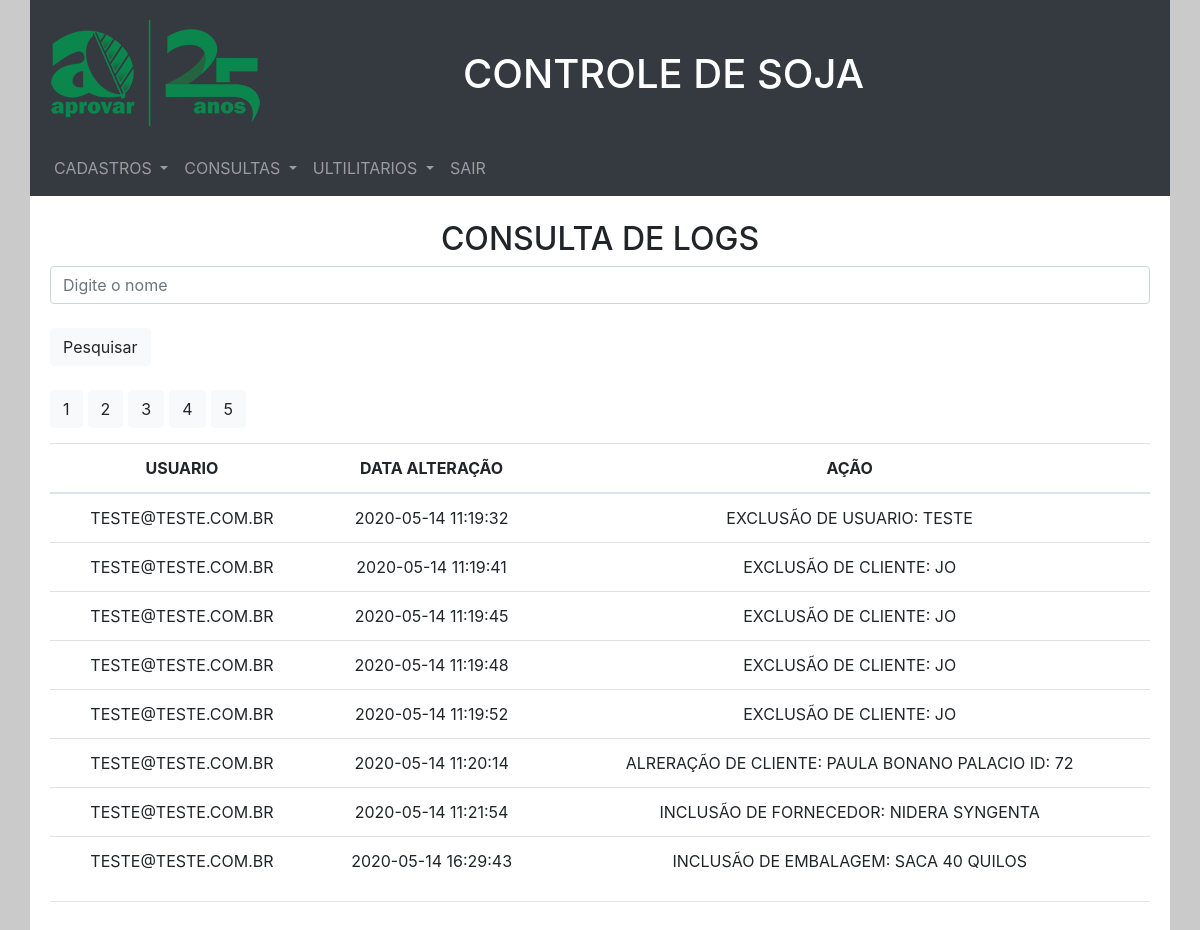
The page /crud-master/log_Consultar.php (signed in) on the database its author committed.
### tables this page shows
CREATE TABLE IF NOT EXISTS `historico` (
  `id` int(10) NOT NULL AUTO_INCREMENT,
  `usuario` varchar(100) NOT NULL,
  `data_acao` datetime NOT NULL,
  `acao` varchar(100) DEFAULT NULL,
  PRIMARY KEY (`id`)
);

### crud-master/log_Consultar.php (the view, shortened to what this page needs)
<?php
require("conn.php");
require_once "classes/log.class.php";
$log = new log($pdo);
?>
<!DOCTYPE html>
<html lang="pt-br">
<head>
    <link rel="stylesheet" href="https://stackpath.bootstrapcdn.com/bootstrap/4.3.1/css/bootstrap.min.css">
    <link rel="stylesheet" href="css/geral.css">
</head>
<body>
    <div class="container">
    <header>
            <?php
            include_once "menu.php"; ?>
        </header>
        <section class="corpo">
             <h2>Consulta de Logs</h2>
             <form action="" method="POST">
                 <input type="search" name="pesquisar"  class="form-control" id="pesquisar" placeholder="Digite o nome"><br>
                 <input type="submit" class="btn btn-light" value="Pesquisar"><br><br>
             </form>
            <table class="table table-hover tab">
                <thead>
                    <tr>
                        <th scope="col">Usuario</td>
                        <th scope="col">Data Alteração</td>
                        <th scope="col">Ação</td>
                    </tr>
                </thead>
                <?php if (!empty($_POST['pesquisar'])) {
                    $pesq = $_POST['pesquisar'];
                    $lista = $log->consultar($pesq);
                }else {
                    $lista = $log->consultar();
                }
                foreach ($lista as $item) :
                    ?>
                    <tr>
                        <td><?php echo $item['usuario']; ?></td>
                        <td><?php echo $item['data_acao']; ?></td>
                        <td><?php echo $item['acao']; ?></td>
                    </tr>
                <?php endforeach; ?>
            </table>
            <hr>
        </section>
    </div>
</body>
</html>

### crud-master/menu.php (shortened to what this page needs)
<div class="text-white bg-dark">
    <header>
        <a href="index.php"><img src="img/logo.png" alt=""></a>
        <h1>Controle de Soja</h1>
    </header>
    <nav class="navbar navbar-expand-lg navbar-dark bg-dark">
        <div class="collapse navbar-collapse menuDireita" id="navbarNavDropdown">
            <ul class="navbar-nav">
                <li class="nav-item dropdown">
                    <a class="nav-link dropdown-toggle" href="#" id="navbarDropdownMenuLink" role="button" data-toggle="dropdown" aria-haspopup="true" aria-expanded="false">
                        Cadastros
                    </a>
                </li>
                <li class="nav-item dropdown">
                    <a class="nav-link dropdown-toggle" href="#" id="navbarDropdownMenuLink" role="button" data-toggle="dropdown" aria-haspopup="true" aria-expanded="false">
                        Consultas
                    </a>
                </li>
                <li class="nav-item dropdown">
                    <a class="nav-link dropdown-toggle" href="#" id="navbarDropdownMenuLink" role="button" data-toggle="dropdown" aria-haspopup="true" aria-expanded="false">
                        Ultilitarios
                    </a>
                </li>
                <li class="nav-item">
                    <a class="nav-link" href="login.php?acao=sair" role="button" data-toggle="" aria-haspopup="true" aria-expanded="false">
                        Sair
                    </a>
                </li>
            </ul>
        </div>
    </nav>
</div>

### crud-master/classes/log.class.php (shortened to what this page needs)
<?php
class Log
{
    private $pdo;
    public function __construct($pdo)
    {
        $this->pdo =$pdo;
    }
    public function consultar($iden = '')
    {
        if ($iden == '') {
            $sql = "SELECT COUNT(*) as c FROM historico";
            $sql = $this->pdo->query($sql);
            $sql = $sql->fetch();
            $total = $sql['c'];
            $paginas = $total / 8;
            for ($q = 0; $q < $paginas; $q++) {
                echo '<a href="./log_Consultar.php?p=' . ($q + 1) . '" class="btn btn-light pag">' . ($q + 1) . '   </a>';
            }
            $pg = 1;
            $p = ($pg - 1) * 8;
            $sql = "SELECT * FROM historico LIMIT $p, 8";
            $stmt = $this->pdo->prepare($sql);
            $stmt->execute();
            if ($stmt->rowCount() > 0) {
                return $stmt->fetchAll();
            } else {
                return array();
            }
        }
    }
}

### crud-master/css/geral.css (style rules this page uses)
body { margin: 0; padding: 0; text-transform: uppercase; background-color: #cacaca; }
.container { padding: 0; background-color: #ffffff; height: 100%; }
header { height: 140px; vertical-align: center; margin: 0; padding: 0; }
header img { float: left; margin-top: 20px; padding-left: 20px; }
header h1 { float: left; margin-left: 25vh; margin-top: 50px; }
.corpo { margin-top: 60px; padding: 20px; height: 100%; }
.corpo h2 { text-align: center; }
.tab th { text-align: center; }
tr { text-align: center; }
.pag { margin-right: 5px; margin-bottom: 15px; }

### rows shown on the page
historico: usuario "TESTE@TESTE.COM.BR", data_acao "2020-05-14 11:19:32", acao "EXCLUSÃO DE USUARIO: TESTE"
historico: usuario "TESTE@TESTE.COM.BR", data_acao "2020-05-14 11:19:41", acao "EXCLUSÃO DE CLIENTE: JO"
historico: usuario "TESTE@TESTE.COM.BR", data_acao "2020-05-14 11:19:45", acao "EXCLUSÃO DE CLIENTE: JO"
historico: usuario "TESTE@TESTE.COM.BR", data_acao "2020-05-14 11:19:48", acao "EXCLUSÃO DE CLIENTE: JO"
historico: usuario "TESTE@TESTE.COM.BR", data_acao "2020-05-14 11:19:52", acao "EXCLUSÃO DE CLIENTE: JO"
historico: usuario "TESTE@TESTE.COM.BR", data_acao "2020-05-14 11:20:14", acao "ALRERAÇÃO DE CLIENTE: PAULA BONANO PALACIO ID: 72"
historico: usuario "TESTE@TESTE.COM.BR", data_acao "2020-05-14 11:21:54", acao "INCLUSÃO DE FORNECEDOR: NIDERA SYNGENTA"
historico: usuario "TESTE@TESTE.COM.BR", data_acao "2020-05-14 16:29:43", acao "INCLUSÃO DE EMBALAGEM: SACA 40 QUILOS"
